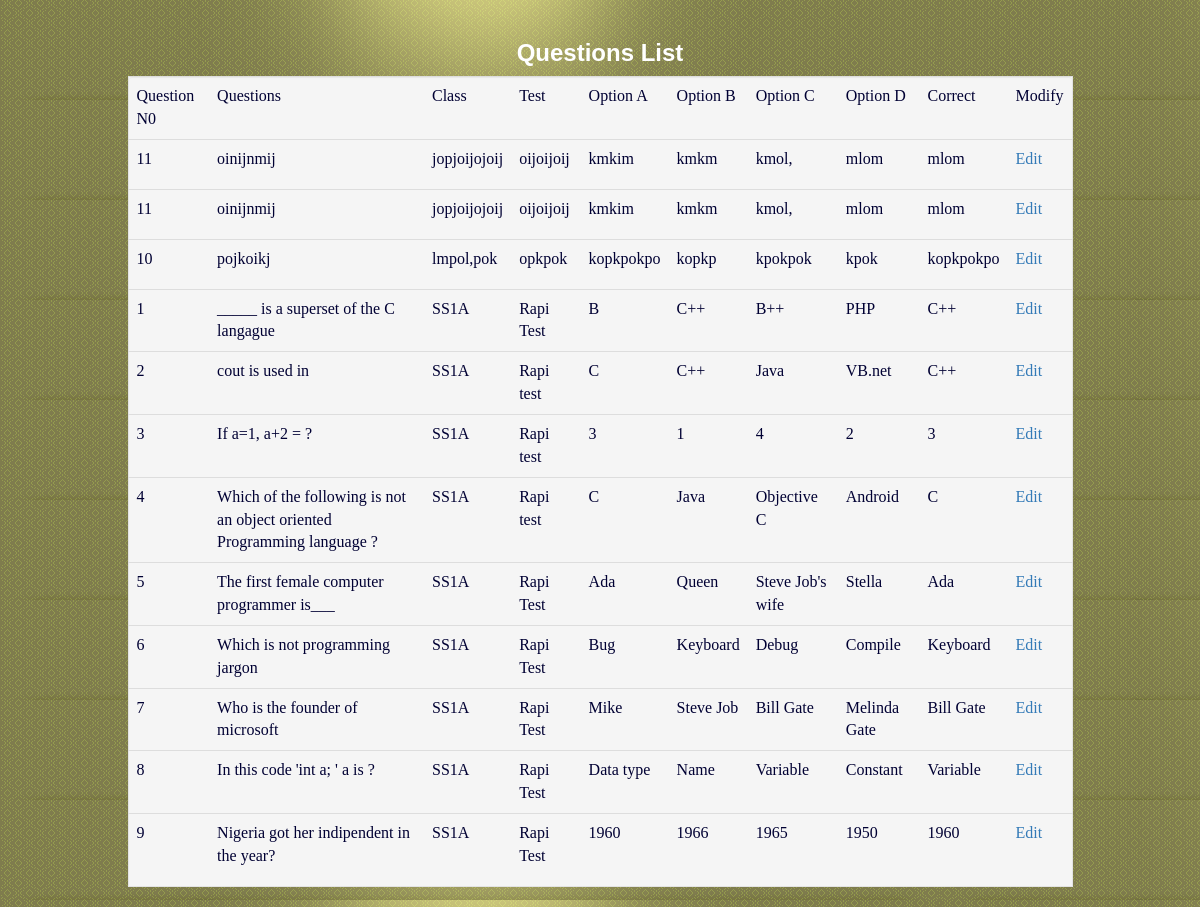
The page /admin/question_list.php on the database its author committed.
### tables this page shows
CREATE TABLE IF NOT EXISTS `question` (
  `id` int(11) NOT NULL AUTO_INCREMENT,
  `qno` int(11) NOT NULL,
  `question` text NOT NULL,
  `qclass` text NOT NULL,
  `test` varchar(225) NOT NULL,
  `option1` varchar(100) NOT NULL,
  `option2` varchar(100) NOT NULL,
  `option3` varchar(100) NOT NULL,
  `option4` varchar(100) NOT NULL,
  `correctanswer` varchar(100) NOT NULL,
  PRIMARY KEY (`id`)
);

### admin/question_list.php (the view, shortened to what this page needs)
<?php
$qry2=mysql_query("select * from question order by qclass asc");
?>
<!DOCTYPE html PUBLIC "-//W3C//DTD XHTML 1.0 Transitional//EN" "http://www.w3.org/TR/xhtml1/DTD/xhtml1-transitional.dtd">
<html xmlns="http://www.w3.org/1999/xhtml">
<head>
<link href="../style/style.css" type="text/css" rel="stylesheet" />
<link href="../style/bootstrap.min.css" type="text/css" rel="stylesheet" />
</head>
<body>
<div class="container-fluid">
<div class="row">
<div class="col-md-12">
<div class="col-md-10 dashboardcon">
<div align="center">
  <h3><strong>Questions List</strong></h3>
 <table  class="table table-hover well">
  <tr>
    <td>Question N0</td>
    <td>Questions</td>
    <td>Class</td>
    <td>Test</td>
    <td>Option A</td>
    <td>Option B</td>
    <td>Option C</td>
    <td>Option D</td>
     <td>Correct</td>
     <td>Modify</td>
  </tr>
  <?php
 while( $fetch=mysql_fetch_assoc($qry2))
{
 echo '<tr>
  <td>  '.$fetch['qno'].' </td>
  <td> '.$fetch['question'].'  </td>
   <td> '.$fetch['qclass'].'  </td>
    <td> '.$fetch['test'].'  </td>
   <td>   '.$fetch['option1'].'       </td>
     <td>   '.$fetch['option2'].'       </td>
	   <td>   '.$fetch['option3'].'       </td>
	     <td>   '.$fetch['option4'].'       </td>
		   <td>   '.$fetch['correctanswer'].'       </td>
		    <td> <a href=#?qno='.$fetch['qno'].' > Edit </a> </td>
  </tr>';
}?>
</table>
</div>
</div>
</div>
</div>
</div>
</body>
</html>

### style/style.css (style rules this page uses)
body { background-color:#000000; }
strong { font-family: Tahoma, Geneva, sans-serif; color:#FFF; }
.dashboardcon { margin-top:20px; }
.table { color:#006; font-family:Georgia, "Times New Roman", Times, serif; font-size:16px; }
a:link { text-decoration: none; }
tr { color:#000033; }

### admin/question_list.php (style rules this page uses)
body { background-image: url(../images/img02.png); }

### rows shown on the page
question: qno "11", question "oinijnmij", qclass "jopjoijojoij", test "oijoijoij", option1 "kmkim", option2 "kmkm", option3 "kmol,", option4 "mlom", correctanswer "mlom"
question: qno "11", question "oinijnmij", qclass "jopjoijojoij", test "oijoijoij", option1 "kmkim", option2 "kmkm", option3 "kmol,", option4 "mlom", correctanswer "mlom"
question: qno "10", question "pojkoikj", qclass "lmpol,pok", test "opkpok", option1 "kopkpokpo", option2 "kopkp", option3 "kpokpok", option4 "kpok", correctanswer "kopkpokpo"
question: qno "1", question "_____ is a superset of the C langague", qclass "SS1A", test "Rapi Test", option1 "B", option2 "C++", option3 "B++", option4 "PHP", correctanswer "C++"
question: qno "2", question "cout is used in", qclass "SS1A", test "Rapi test", option1 "C", option2 "C++", option3 "Java", option4 "VB.net", correctanswer "C++"
question: qno "3", question "If a=1, a+2 = ?", qclass "SS1A", test "Rapi test", option1 "3", option2 "1", option3 "4", option4 "2", correctanswer "3"
question: qno "4", question "Which of the following is not an object oriented Programming language ?", qclass "SS1A", test "Rapi test", option1 "C", option2 "Java", option3 "Objective C", option4 "Android", correctanswer "C"
question: qno "5", question "The first female computer programmer is___", qclass "SS1A", test "Rapi Test", option1 "Ada", option2 "Queen", option3 "Steve Job's wife", option4 "Stella", correctanswer "Ada"
question: qno "6", question "Which is not programming jargon", qclass "SS1A", test "Rapi Test", option1 "Bug", option2 "Keyboard", option3 "Debug", option4 "Compile", correctanswer "Keyboard"
question: qno "7", question "Who is the founder of microsoft", qclass "SS1A", test "Rapi Test", option1 "Mike", option2 "Steve Job", option3 "Bill Gate", option4 "Melinda Gate", correctanswer "Bill Gate"
question: qno "8", question "In this code 'int a; ' a is ?", qclass "SS1A", test "Rapi Test", option1 "Data type", option2 "Name", option3 "Variable", option4 "Constant", correctanswer "Variable"
question: qno "9", question "Nigeria got her indipendent in the year?", qclass "SS1A", test "Rapi Test", option1 "1960", option2 "1966", option3 "1965", option4 "1950", correctanswer "1960"
